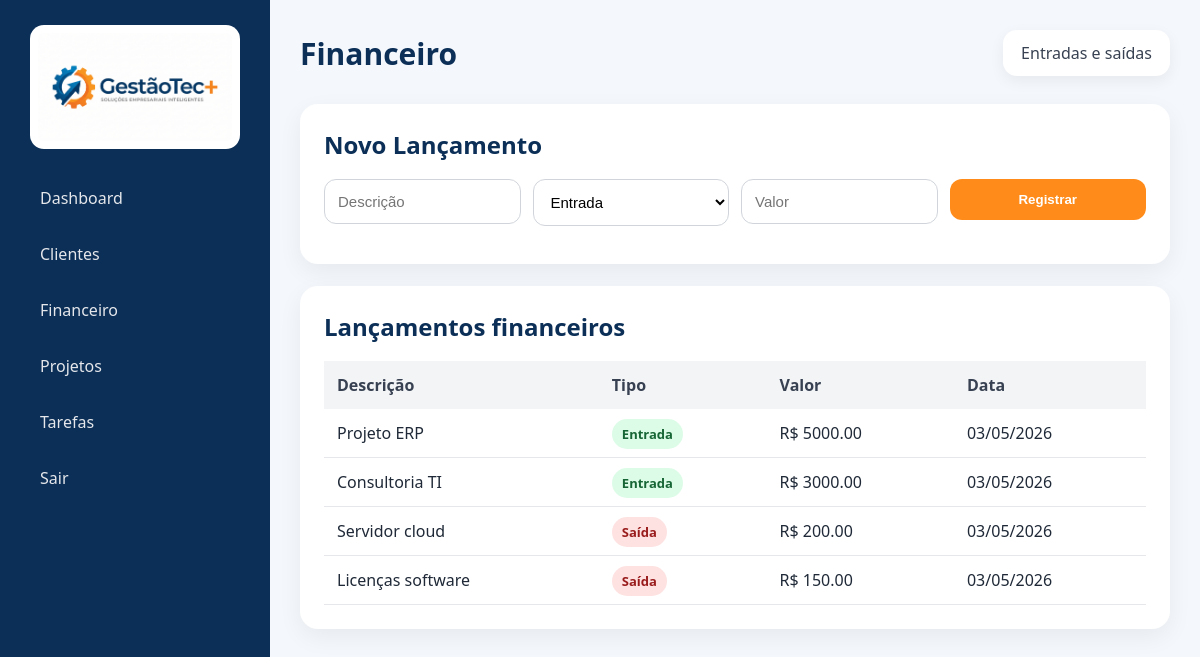
/financeiro, run on the app's committed database.
### tables this page shows
CREATE TABLE financeiro (
            id INTEGER PRIMARY KEY AUTOINCREMENT,
            descricao TEXT,
            tipo TEXT,
            valor REAL,
            data TEXT
        );

### app.py (the view, shortened to what this page needs)
@app.route("/financeiro", methods=["GET", "POST"])
def financeiro():
    conn = conectar()
    cursor = conn.cursor()
    cursor.execute("SELECT * FROM financeiro")
    dados = cursor.fetchall()
    conn.close()
    return render_template("financeiro.html", lancamentos=dados)

### app.py (called while the page is built)
def conectar():
    return sqlite3.connect("gestaotec.db")

### templates/financeiro.html (shortened to what this page needs)
<!DOCTYPE html>
<html lang="pt-br">
<head>
    <link rel="stylesheet" href="{{ url_for('static', filename='style.css') }}">
</head>
<body>
<div class="app">
    <aside class="sidebar">
        <img src="{{ url_for('static', filename='logo.png') }}" class="sidebar-logo">
        <a href="/dashboard">Dashboard</a>
        <a href="/clientes">Clientes</a>
        <a href="/financeiro">Financeiro</a>
        <a href="/projetos">Projetos</a>
        <a href="/tarefas">Tarefas</a>
        <a href="/logout">Sair</a>
    </aside>
    <main class="main">
        <div class="topbar">
            <h1>Financeiro</h1>
            <div class="user-box">Entradas e saídas</div>
        </div>
        <div class="form-card">
            <h2>Novo Lançamento</h2>
            <form method="POST" class="form-grid">
                <input class="input" type="text" name="descricao" placeholder="Descrição" required>
                <select class="input" name="tipo" required>
                    <option value="Entrada">Entrada</option>
                </select>
                <input class="input" type="number" step="0.01" name="valor" placeholder="Valor" required>
                <button class="btn" type="submit">Registrar</button>
            </form>
        </div>
        <div class="table-card">
            <h2>Lançamentos financeiros</h2>
            <table class="table">
                <thead>
                    <tr>
                        <th>Descrição</th>
                        <th>Tipo</th>
                        <th>Valor</th>
                        <th>Data</th>
                    </tr>
                </thead>
                <tbody>
                    {% for item in lancamentos %}
                    <tr>
                        <td>{{ item[1] }}</td>
                        <td>
                            {% if item[2] == "Entrada" %}
                                <span class="badge badge-green">Entrada</span>
                            {% else %}
                                <span class="badge badge-red">Saída</span>
                            {% endif %}
                        </td>
                        <td>R$ {{ "%.2f"|format(item[3]) }}</td>
                        <td>{{ item[4] }}</td>
                    </tr>
                    {% endfor %}
                </tbody>
            </table>
        </div>
    </main>
</div>
</body>
</html>

### static/style.css (style rules this page uses)
* { margin: 0; padding: 0; box-sizing: border-box; }
body { font-family: 'Segoe UI', Arial, sans-serif; background: #f4f7fb; color: #1f2937; }
a { text-decoration: none; }
.input { width: 100%; padding: 13px; margin-bottom: 14px; border: 1px solid #d1d5db; border-radius: 12px; font-size: 15px; background: white; }
.btn { width: 100%; padding: 13px; background: #ff8c1a; color: white; border: none; border-radius: 12px; font-weight: bold; cursor: pointer; }
.app { display: flex; min-height: 100vh; }
.sidebar { width: 270px; background: #0b2f57; color: white; padding: 25px; }
.sidebar-logo { width: 210px; max-width: 100%; display: block; margin: 0 auto 25px; background: white; padding: 8px; border-radius: 14px; }
.sidebar a { display: block; color: #e5e7eb; padding: 13px 15px; margin-bottom: 8px; border-radius: 12px; font-weight: 500; }
.main { flex: 1; padding: 30px; }
.topbar { display: flex; justify-content: space-between; align-items: center; margin-bottom: 28px; }
.topbar h1 { font-size: 30px; color: #0b2f57; }
.user-box { background: white; padding: 12px 18px; border-radius: 14px; box-shadow: 0 5px 15px rgba(0,0,0,0.06); color: #374151; }
.form-card, .table-card { background: white; padding: 24px; border-radius: 18px; box-shadow: 0 8px 25px rgba(0,0,0,0.06); margin-bottom: 22px; }
.form-card h2, .table-card h2 { margin-bottom: 18px; color: #0b2f57; }
.form-grid { display: grid; grid-template-columns: repeat(4, 1fr); gap: 12px; align-items: start; }
.table { width: 100%; border-collapse: collapse; margin-top: 15px; }
.table th { background: #f3f4f6; text-align: left; padding: 13px; color: #374151; }
.table td { padding: 13px; border-bottom: 1px solid #e5e7eb; }
.badge { padding: 6px 10px; border-radius: 999px; font-size: 13px; font-weight: bold; }
.badge-green { background: #dcfce7; color: #166534; }
.badge-red { background: #fee2e2; color: #991b1b; }

### data on the page
financeiro: descricao "Projeto ERP", tipo "Entrada", valor "5000.00", data "03/05/2026"
financeiro: descricao "Consultoria TI", tipo "Entrada", valor "3000.00", data "03/05/2026"
financeiro: descricao "Servidor cloud", tipo "Saída", valor "200.00", data "03/05/2026"
financeiro: descricao "Licenças software", tipo "Saída", valor "150.00", data "03/05/2026"
